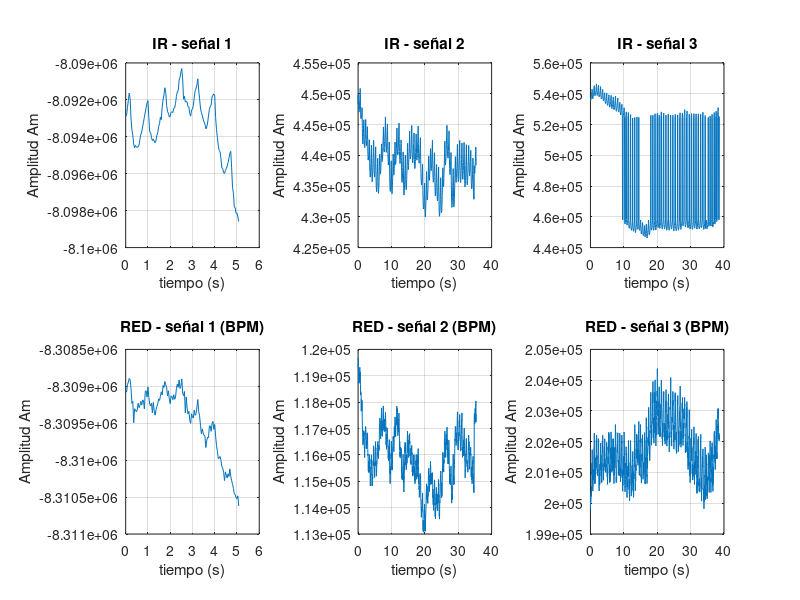
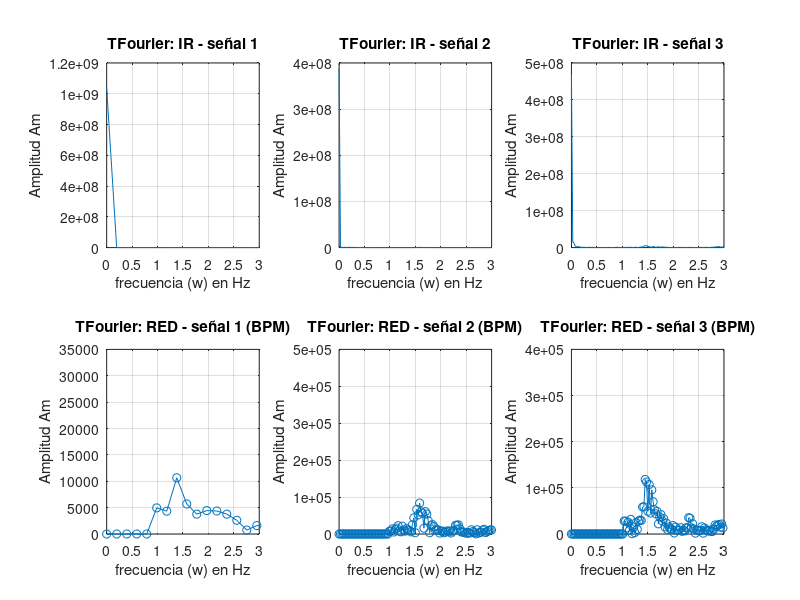

Write the MATLAB code that produced these figures, in order.
%%%%%%%%%%%%%%% P5 de DSP's: "GEN... %%%%%%%%%%%%%%%%
%                                DE UNA ..."                   %
% Implementar un sistema ,
% sobre una señal.
%%%%%%%%%%%%%%%%%%%%%%%%%%%%%%%%%%%%%%%%%%%%%%%%%%%%%%%%%%%%%%%%%%%%%%%%%%%

clear all;
close all;

%%%%%%%%%%%%%%%%%%%%%%%%%%%%%%%%  DEFINES  %%%%%%%%%%%%%%%%%%%%%%%%%%%%%%%%
MORE_POINTS = 1;    % Factor para definir mayor número de puntos en la TF
ZOOM_TF1 = 3;  % Para un acercamiento a la gráfica, esperamos f0 = 1.25Hz
ZOOM_TF2 = 3;  % Para un acercamiento a la gráfica, esperamos f0 = 1.25Hz
ZOOM_TF3 = 3;  % Para un acercamiento a la gráfica, esperamos f0 = 1.25Hz
%%%%%%%%%%%%%%%%%%%%%%%%%%%%%%%%%%%%%%%%%%%%%%%%%%%%%%%%%%%%%%%%%%%%%%%%%%%



%%%%%%%%%%%%% Lectura de los  3 archivos .mat proporcionados %%%%%%%%%%%%%%  
%%%%%%%%%%%%%%    con sus 3 variables: fs,  x_ir  y  x_red  %%%%%%%%%%%%%%%
Struct_oxi1 = load('oxi1.mat');
Struct_oxi2 = load('oxi2.mat');
Struct_oxi3 = load('oxi3.mat');

Fs = Struct_oxi1.fs;
fprintf('Valor de frecuencia de muestreo: ');	disp(Fs);

sizeOxi1 = length(Struct_oxi1.x_ir);      % Es igual a: x_red
sizeOxi2 = length(Struct_oxi2.x_ir);      % Es igual a: x_red
sizeOxi3 = length(Struct_oxi3.x_ir);      % Es igual a: x_red

fprintf('Tamaño del arreglo Oxi1:  ');      disp(sizeOxi1);
fprintf('Tamaño del arreglo Oxi2:  ');      disp(sizeOxi2);
fprintf('Tamaño del arreglo Oxi3:  ');      disp(sizeOxi3);

step = 1/Fs;          % Paso de tiempo de 1/25Hz = 40ms
t1 = 0:step:(step*(sizeOxi1-1)); % Duración de n muestras en segundos: Oxi1
t2 = 0:step:(step*(sizeOxi2-1)); % Duración de n muestras en segundos: Oxi2
t3 = 0:step:(step*(sizeOxi3-1)); % Duración de n muestras en segundos: Oxi3
%%%%%%%%%%%%%%%%%%%%%%%%%%%%%%%%%%%%%%%%%%%%%%%%%%%%%%%%%%%%%%%%%%%%%%%%%%%



%%%%%%%%%%%%%%%%%%%%%%%% TRANSFORMADAS DE FOURIER %%%%%%%%%%%%%%%%%%%%%%%%%
nfft1 = sizeOxi1*MORE_POINTS;   % el numero de puntos de la fft
step1_W = Fs/(nfft1-1);   % frecuencia de muestreo / numero de puntos de TF

% Construccion del vector de frecuencias para usar en plot()
dom1_W  = 0 : step1_W : Fs; % Escala de frecuencia en "Hz"

% Primero se obtiene la magnitud de la transformada de Fourier FFT; de
% manera que el largo de la FFT sea nfft 
X_ir1_w   = abs( fft(Struct_oxi1.x_ir, nfft1) );
X_red1_w  = abs( fft(Struct_oxi1.x_red,nfft1) );
% - - - - - - - - - - - - - - - - - - - - - - - - - - - - - - - - - - - - %
nfft2 = sizeOxi2*MORE_POINTS;   % el numero de puntos de la fft
step2_W = Fs/(nfft2-1);   % frecuencia de muestreo / numero de puntos de TF

% Construccion del vector de frecuencias para usar en plot()
dom2_W  = 0 : step2_W : Fs; % Escala de frecuencia en "Hz"

% Primero se obtiene la magnitud de la transformada de Fourier FFT; de
% manera que el largo de la FFT sea nfft 
X_ir2_w   = abs( fft(Struct_oxi2.x_ir, nfft2) );
X_red2_w  = abs( fft(Struct_oxi2.x_red,nfft2) );
% - - - - - - - - - - - - - - - - - - - - - - - - - - - - - - - - - - - - %
nfft3 = sizeOxi3*MORE_POINTS;   % el numero de puntos de la fft
step3_W = Fs/(nfft3-1);   % frecuencia de muestreo / numero de puntos de TF

% Construccion del vector de frecuencias para usar en plot()
dom3_W  = 0 : step3_W : Fs; % Escala de frecuencia en "Hz"

% Primero se obtiene la magnitud de la transformada de Fourier FFT; de
% manera que el largo de la FFT sea nfft 
X_ir3_w   = abs( fft(Struct_oxi3.x_ir, nfft3) );
X_red3_w  = abs( fft(Struct_oxi3.x_red,nfft3) );
%%%%%%%%%%%%%%%%%%%%%%%%%%%%%%%%%%%%%%%%%%%%%%%%%%%%%%%%%%%%%%%%%%%%%%%%%%%


fprintf('Valores TF red1: 1 - 10');
X_red1_w(1:10)
fprintf(' - Eliminamos los primeros  5 componentes de TF \n');
X_red1_w(1:5) = 0;
fprintf('Valores TF red1: 1 - 10');
X_red1_w(1:10)

fprintf('Valores TF red2: 1 - 10 \n ');
X_red2_w(1:10);
fprintf(' - Eliminamos los primeros 35 componentes de TF \n');
X_red2_w(1:35) = 0;
fprintf('Valores TF red2: 1 - 10 \n\n');
X_red2_w(1:10);

fprintf('Valores TF red3: 1 - 10 \n ');
X_red3_w(1:10);
fprintf(' - Eliminamos los primeros 40 componentes de TF \n');
X_red3_w(1:40) = 0;
fprintf('Valores TF red3: 1 - 10 \n');
X_red3_w(1:10);


%%%%%%%%%%%%%%%%%%%%%%%%%%%%%%%%%%%%%%%%%%%%%%%%%%%%%%%%%%%%%%%%%%%%%%%%%%%
% Se GRAFICA las salidas de cada uno de los 3 archivos originales
figure(1);  % Grafica de la señal orginal de cada archivo
subplot(2, 3, 1) % Varias Graficas (2 filas, 3 columnas, 1ra posición)
plot(t1,Struct_oxi1.x_ir)  % Señal original: Oxi1
title('IR - señal 1') % Titulo del gráfico
xlabel('tiempo (s)') % Nombre del eje X
ylabel('Amplitud Am')% Nombre del eje Y
grid on % Cuadrícula Activada

subplot(2, 3, 4) % Varias Graficas (2 filas, 3 columnas, 4ta posición)
plot(t1,Struct_oxi1.x_red)  % Señal original: Oxi1
title('RED - señal 1 (BPM)') % Titulo del gráfico
xlabel('tiempo (s)') % Nombre del eje X
ylabel('Amplitud Am')% Nombre del eje Y
grid on % Cuadrícula Activada

subplot(2, 3, 2) % Varias Graficas (2 filas, 3 columnas, 2da posición)
plot(t2,Struct_oxi2.x_ir)  % Señal original: Oxi2
title('IR - señal 2') % Titulo del gráfico
xlabel('tiempo (s)') % Nombre del eje X
ylabel('Amplitud Am')% Nombre del eje Y
grid on % Cuadrícula Activada

subplot(2, 3, 5) % Varias Graficas (2 filas, 3 columnas, 5ta posición)
plot(t2,Struct_oxi2.x_red)  % Señal original: Oxi2
title('RED - señal 2 (BPM)') % Titulo del gráfico
xlabel('tiempo (s)') % Nombre del eje X
ylabel('Amplitud Am')% Nombre del eje Y
grid on % Cuadrícula Activada

subplot(2, 3, 3) % Varias Graficas (2 filas, 3 columnas, 3ra posición)
plot(t3,Struct_oxi3.x_ir)  % Señal original: Oxi3
title('IR - señal 3') % Titulo del gráfico
xlabel('tiempo (s)') % Nombre del eje X
ylabel('Amplitud Am')% Nombre del eje Y
grid on % Cuadrícula Activada

subplot(2, 3, 6) % Varias Graficas (2 filas, 3 columnas, 6ta posición)
plot(t3,Struct_oxi3.x_red)  % Señal original: Oxi3
title('RED - señal 3 (BPM)') % Titulo del gráfico
xlabel('tiempo (s)') % Nombre del eje X
ylabel('Amplitud Am')% Nombre del eje Y
grid on % Cuadrícula Activada
% - - - - - - - - - - - - - - - - - - - - - - - - - - - - - - - - - - - - %
% Se GRAFICA las TF para cada uno de los 3 archivos originales
figure(2);  % TF de cada señal de cada archivo
subplot(2, 3, 1) % Varias Graficas (2 filas, 3 columnas, 1ra posición)
plot(dom1_W,X_ir1_w)  % Señal original: Oxi1
xlim([0 ZOOM_TF1])  % Para hecer un zoom al espectro, ver los armonicos y la f0
title('TFourier: IR - señal 1') % Titulo del gráfico
xlabel('frecuencia (w) en Hz') % Nombre del eje X
ylabel('Amplitud Am')          % Nombre del eje Y
grid on % Cuadrícula Activada

subplot(2, 3, 4) % Varias Graficas (2 filas, 3 columnas, 4ta posición)
plot(dom1_W,X_red1_w, '-o')  % Señal original: Oxi1
xlim([0 ZOOM_TF1])  % Para hecer un zoom al espectro, ver los armonicos y la f0
title('TFourier: RED - señal 1 (BPM)') % Titulo del gráfico
xlabel('frecuencia (w) en Hz') % Nombre del eje X
ylabel('Amplitud Am')          % Nombre del eje Y
grid on % Cuadrícula Activada

subplot(2, 3, 2) % Varias Graficas (2 filas, 3 columnas, 2da posición)
plot(dom2_W,X_ir2_w)  % Señal original: Oxi2
xlim([0 ZOOM_TF2])  % Para hecer un zoom al espectro, ver los armonicos y la f0
title('TFourier: IR - señal 2') % Titulo del gráfico
xlabel('frecuencia (w) en Hz') % Nombre del eje X
ylabel('Amplitud Am')          % Nombre del eje Y
grid on % Cuadrícula Activada

subplot(2, 3, 5) % Varias Graficas (2 filas, 3 columnas, 5ta posición)
plot(dom2_W,X_red2_w, '-o')  % Señal original: Oxi2
xlim([0 ZOOM_TF2])  % Para hecer un zoom al espectro, ver los armonicos y la f0
title('TFourier: RED - señal 2 (BPM)') % Titulo del gráfico
xlabel('frecuencia (w) en Hz') % Nombre del eje X
ylabel('Amplitud Am')          % Nombre del eje Y
grid on % Cuadrícula Activada

subplot(2, 3, 3) % Varias Graficas (2 filas, 3 columnas, 3ra posición)
plot(dom3_W,X_ir3_w)  % Señal original: Oxi3
xlim([0 ZOOM_TF3])  % Para hecer un zoom al espectro, ver los armonicos y la f0
title('TFourier: IR - señal 3') % Titulo del gráfico
xlabel('frecuencia (w) en Hz') % Nombre del eje X
ylabel('Amplitud Am')          % Nombre del eje Y
grid on % Cuadrícula Activada

subplot(2, 3, 6) % Varias Graficas (2 filas, 3 columnas, 6ta posición)
plot(dom3_W,X_red3_w, '-o')  % Señal original: Oxi3
xlim([0 ZOOM_TF3])  % Para hecer un zoom al espectro, ver los armonicos y la f0
title('TFourier: RED - señal 3 (BPM)') % Titulo del gráfico
xlabel('frecuencia (w) en Hz') % Nombre del eje X
ylabel('Amplitud Am')          % Nombre del eje Y
grid on % Cuadrícula Activada
%%%%%%%%%%%%%%%%%%%%%%%%%%%%%%%%%%%%%%%%%%%%%%%%%%%%%%%%%%%%%%%%%%%%%%%%%%%
